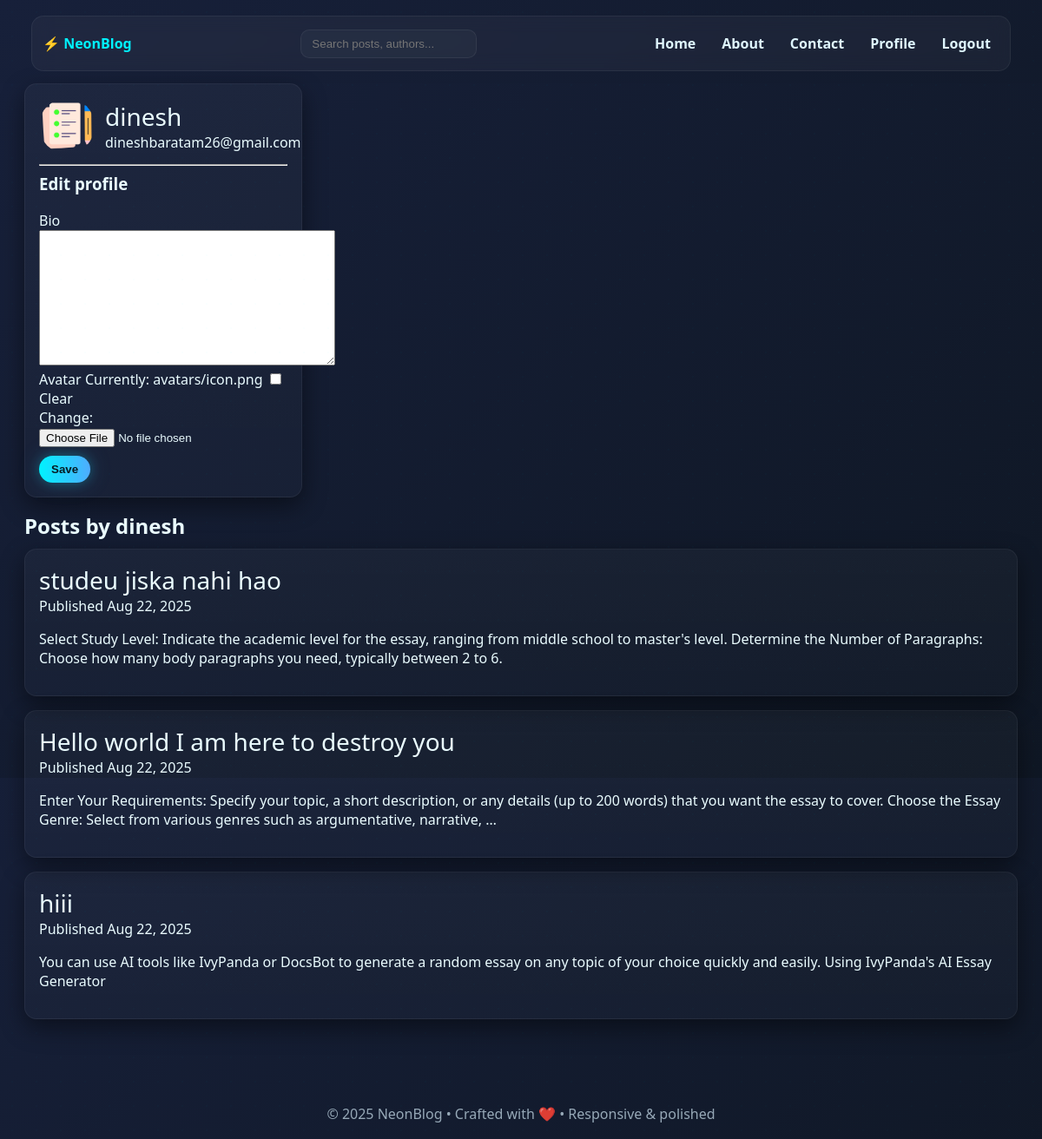
Page /profile/dinesh/ (signed in) on the committed database.
### blog/models.py (models this page shows, shortened)
class Profile(models.Model):
    user = models.OneToOneField(User, on_delete=models.CASCADE)
    bio = models.TextField(blank=True)
    avatar = models.ImageField(upload_to='avatars/', blank=True, null=True)
    created_at = models.DateTimeField(default=timezone.now)

class Post(models.Model):
    title = models.CharField(max_length=220)
    author = models.ForeignKey(User, on_delete=models.CASCADE, related_name='posts')
    content = models.TextField()
    image = models.ImageField(upload_to='post_images/', blank=True, null=True)
    created_at = models.DateTimeField(default=timezone.now)
    updated_at = models.DateTimeField(auto_now=True)
    class Meta:
        ordering = ['-created_at']
    def get_absolute_url(self):
        return reverse('post_detail', args=[self.pk])

### blog/views.py (the view)
# urls.py: path('profile/<str:username>/', views.profile, name='profile'),
@login_required
def profile(request, username):
    user_obj = get_object_or_404(User, username=username)
    user_profile, _ = Profile.objects.get_or_create(user=user_obj)
    is_owner = request.user.username == username
    posts = Post.objects.filter(author=user_profile.user)
    if request.method == 'POST' and is_owner:
        form = ProfileForm(request.POST, request.FILES, instance=user_profile)
        if form.is_valid():
            form.save()
            messages.success(request,"Profile updated.")
            return redirect('profile', username=username)
    else:
        form = ProfileForm(instance=user_profile)
    return render(
        request,
        'blog/profile.html',
        {'profile_obj':user_profile, 'posts':posts, 'is_owner':is_owner, 'form':form}
    )

### blog/forms.py
class ProfileForm(forms.ModelForm):
    class Meta:
        model = Profile
        fields = ['bio','avatar']

### blog/templates/blog/profile.html (shortened to what this page needs)
{% extends 'blog/base.html' %}
{% load static %}
{% block extra_css %}<link rel="stylesheet" href="{% static 'blog/css/post_detail.css' %}">{% endblock %}
{% block content %}
<div class="layout">
  <aside class="card" style="max-width:320px">
    <div style="display:flex;align-items:center;gap:12px">
      {% if profile_obj.avatar %}
        <img src="{{ profile_obj.avatar.url }}" alt="{{ profile_obj.user.username }}" style="width:64px;height:64px;border-radius:50%;object-fit:cover">
      {% else %}
        <div style="width:64px;height:64px;border-radius:50%;display:flex;align-items:center;justify-content:center;border:1px solid #444;">{{ profile_obj.user.username|first|upper }}</div>
      {% endif %}
      <div>
        <div class="post-title" style="margin:0">{{ profile_obj.user.username }}</div>
        <div class="meta">{{ profile_obj.user.email }}</div>
      </div>
    </div>
    {% if is_owner %}
      <hr>
      <h3 style="margin-top:0.5rem">Edit profile</h3>
      <form method="post" enctype="multipart/form-data">{% csrf_token %}
        <label>Bio</label>
        {{ form.bio }}
        <label>Avatar</label>
        {{ form.avatar }}
        <button class="btn btn-glow" style="margin-top:10px">Save</button>
      </form>
    {% endif %}
  </aside>
  <section class="feed">
    <h2 style="margin:0 0 10px 0">Posts by {{ profile_obj.user.username }}</h2>
    {% if posts %}
      {% for post in posts %}
        <article class="card post-card">
          <a class="post-title" href="{{ post.get_absolute_url }}">{{ post.title }}</a>
          <div class="meta">Published {{ post.created_at|date:"M d, Y" }}</div>
          <p>{{ post.content|truncatewords:35 }}</p>
        </article>
      {% endfor %}
    {% else %}
      <div class="card">No posts yet.</div>
    {% endif %}
  </section>
</div>
{% endblock %}

### blog/templates/blog/base.html (shortened to what this page needs)
{% load static %}
<!DOCTYPE html>
<html lang="en">
<head>
  <link rel="stylesheet" href="{% static 'blog/css/base.css' %}">
  {% block extra_css %}{% endblock %}
</head>
<body>
  <div class="bg-visual"></div>
  <nav class="navbar">
    <div class="brand"><a href="{% url 'home' %}">⚡ NeonBlog</a></div>
    <div class="search-wrap">
      <input id="searchInput" type="search" placeholder="Search posts, authors..." value="{{ q|default:'' }}">
    </div>
    <div class="nav-links">
      <a href="{% url 'home' %}">Home</a>
      <a href="{% url 'about' %}">About</a>
      <a href="{% url 'contact' %}">Contact</a>
      {% if user.is_authenticated %}
        <a href="{% url 'profile' user.username %}">Profile</a>
        <a href="{% url 'logout' %}">Logout</a>
      {% else %}
        <a href="{% url 'login' %}">Login</a>
        <a class="btn btn-glow" href="{% url 'signup' %}">Sign Up</a>
      {% endif %}
    </div>
  </nav>
  <main class="container">
    {% block content %}{% endblock %}
  </main>
  <footer class="footer">
    <div>© {% now "Y" %} NeonBlog • Crafted with ❤️ • Responsive & polished</div>
  </footer>
</body>
</html>

### blog/static/blog/css/base.css (style rules this page uses)
a { text-decoration: none; color: inherit; }
:root { --bg1: #0f1724; --bg2: #17203a; --accent: #00f2fe; --accent2: #4facfe; --muted: #a6b9c7; }
* { box-sizing: border-box; }
html, body { height: 100%; margin: 0; font-family: 'Poppins', system-ui, Arial; color: #eafcff; background: linear-gradient(135deg, var(--bg2), var(--bg1)); }
.bg-visual { position: fixed; inset: 0; pointer-events: none; background-image: radial-gradient(rgba(0, 242, 254, 0.02) 1px, transparent 1px); background-size: 28px 28px; opacity: 0.8; }
.container { max-width: 1180px; margin: 96px auto 80px; padding: 0 18px; }
.navbar { position: fixed; top: 18px; left: 50%; transform: translateX(-50%); width: min(1180px, 94%); display: flex; align-items: center; gap: 12px; justify-content: space-between; padding: 12px; border-radius: 14px; background: rgba(255, 255, 255, 0.04); backdrop-filter: blur(10px); border: 1px solid rgba(255, 255, 255, 0.06); }
.brand a { font-weight: 800; color: var(--accent); text-decoration: none; }
.nav-links { display: flex; gap: 10px; align-items: center; }
.nav-links a { color: #dff6ff; text-decoration: none; font-weight: 600; padding: 8px 10px; border-radius: 10px; transition: all 0.18s; }
.search-wrap input { padding: 8px 12px; border-radius: 10px; border: 1px solid rgba(255, 255, 255, 0.06); background: rgba(255, 255, 255, 0.03); color: inherit; }
.btn { padding: 8px 14px; border-radius: 22px; border: none; cursor: pointer; font-weight: 700; }
.btn-glow { background: linear-gradient(90deg, var(--accent), var(--accent2)); color: #061b22; box-shadow: 0 0 14px rgba(0, 242, 254, 0.25), 0 0 28px rgba(79, 172, 254, 0.18); }
.card { background: linear-gradient(180deg, rgba(255, 255, 255, 0.03), rgba(255, 255, 255, 0.02)); border: 1px solid rgba(255, 255, 255, 0.05); padding: 16px; border-radius: 14px; margin-bottom: 16px; box-shadow: 0 10px 28px rgba(0, 0, 0, 0.45); }
.footer { padding: 18px; text-align: center; color: var(--muted); opacity: 0.9; }

### blog/static/blog/css/post_detail.css (style rules this page uses)
.post-title { font-size: 28px; margin-bottom: 6px; }

### rows in the picture
Profile: avatar (picture), user.username "dinesh", user.email "dineshbaratam26@gmail.com"
Post: title "studeu jiska nahi hao", created_at "Aug 22, 2025", content "Select Study Level: Indicate the academic level for the essay, ranging from middle school to master's level. Determine the Number of Paragraphs: Choose how many body paragraphs you need, typically between 2 to 6."
Post: title "Hello world I am here to destroy you", created_at "Aug 22, 2025", content "Enter Your Requirements: Specify your topic, a short description, or any details (up to 200 words) that you want the essay to cover. Choose the Essay Genre: Select from various genres such as argumentative, narrative, …"
Post: title "hiii", created_at "Aug 22, 2025", content "You can use AI tools like IvyPanda or DocsBot to generate a random essay on any topic of your choice quickly and easily. Using IvyPanda's AI Essay Generator"
